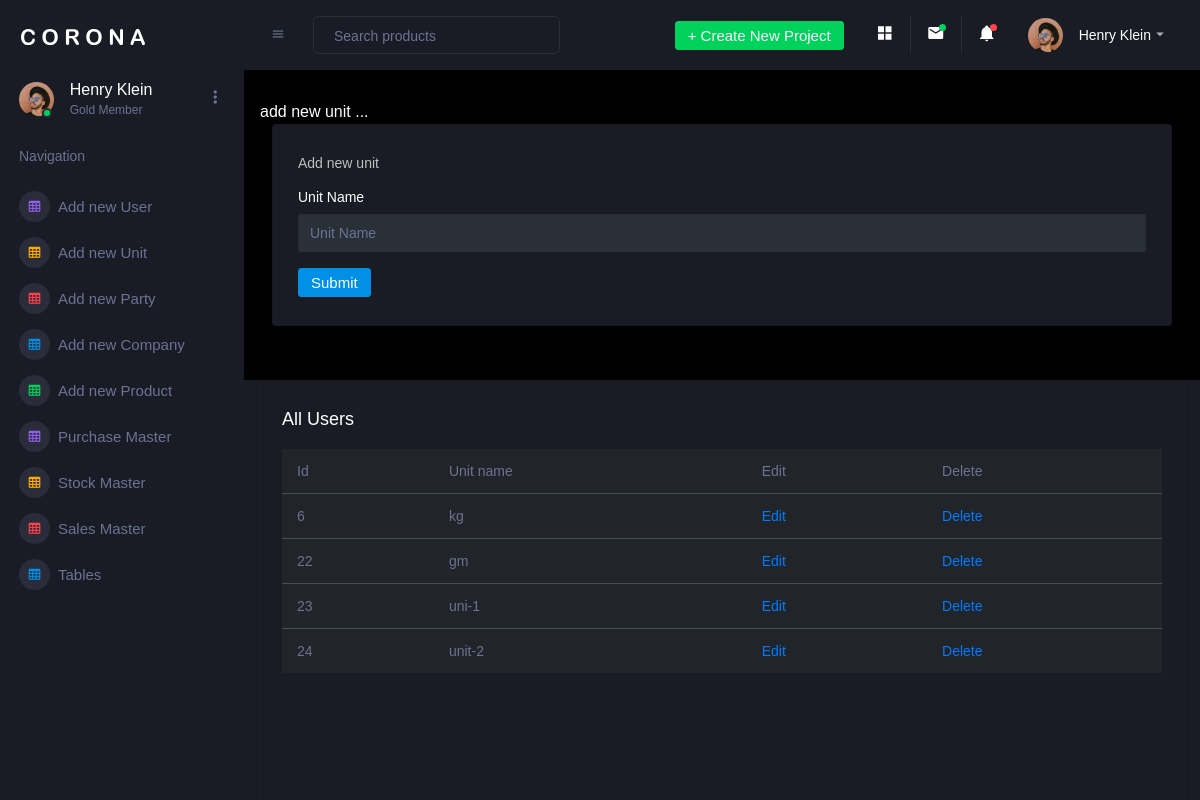
Page /admin/add_new_unit.php on the committed database.
### tables this page shows
CREATE TABLE `unit` (
  `id` int(5) NOT NULL,
  `unit` varchar(100) NOT NULL
);

### admin/add_new_unit.php (the view, shortened to what this page needs)
<?php
include "header.php";
include "../user/connection.php";
?>
    <div class="main-panel">
        <div class="content-wrapper">
            <div class="row">
               add new unit ...
                <div class="col-12 grid-margin stretch-card">
                    <div class="card">
                        <div class="card-body">
                            <p class="card-description"> Add new unit</p>
                            <form class="forms-sample" action="" method="post" name="form1">
                                <div class="form-group">
                                    <label> Unit Name</label>
                                    <input type="text" class="form-control" name="unitname" placeholder="Unit Name">
                                </div>
                                <button type="submit" class="btn btn-primary mr-2" name="submit1">Submit</button>
                            </form>
                        </div>
                    </div>
                </div>
            </div>
        </div>
        <div class="col-lg-12 grid-margin stretch-card">
            <div class="card">
                <div class="card-body">
                    <h4 class="card-title">All Users </h4>
                    <div class="table-responsive">
                        <table class="table table-dark">
                            <thead>
                            <tr>
                                <th> Id </th>
                                <th> Unit name </th>
                                <th> Edit </th>
                                <th> Delete </th>
                            </tr>
                            </thead>
                            <tbody>
                            <?php
                            $res=mysqli_query($link,"select * from unit");
                            while($row=mysqli_fetch_assoc($res)){ ?>
                                <tr>
                                    <td> <?= $row['id'];?> </td>
                                    <td> <?= $row['unit'];?> </td>
                                    <td> <a href="edit_unit.php?id=<?php echo $row['id'];?>"> Edit </a></td>
                                    <td> <a href="delete_unit.php?id=<?php echo $row['id'];?>"> Delete </a></td>
                                </tr>
                            <?php }  ?>
                            </tbody>
                        </table>
                    </div>
                </div>
            </div>
        </div>
    </div>

### rows in the picture
unit: id "6", unit "kg"
unit: id "22", unit "gm"
unit: id "23", unit "uni-1"
unit: id "24", unit "unit-2"
